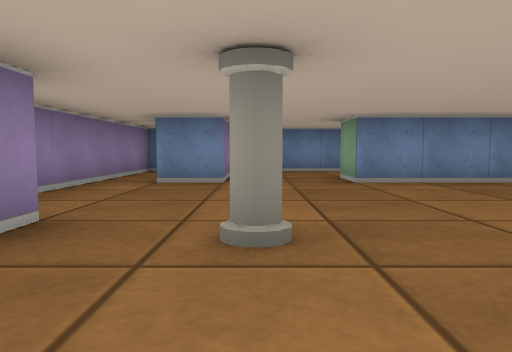
view 1 (above)

14 first-person views from a walk through a cub3D level. The camera is about half as high as the walls, tilts 4° down and sees 70° across. The floor is counted in squares. Each view is taken from the middle of a square. On the plan, view 1 faces up. The plan holds only what a view shows up to about 9 squares ahead; the rest is blank.

view 2
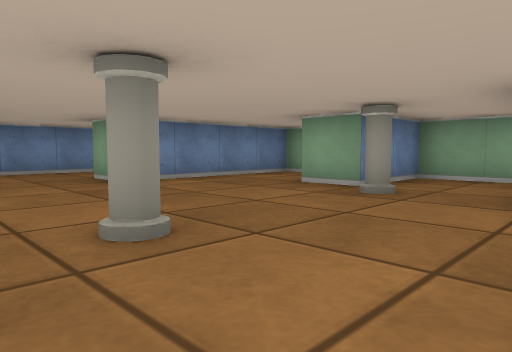

view 3
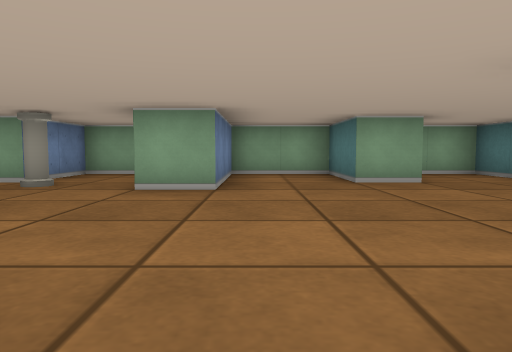

view 4
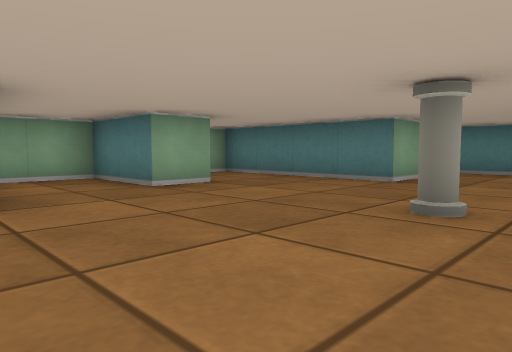

view 5
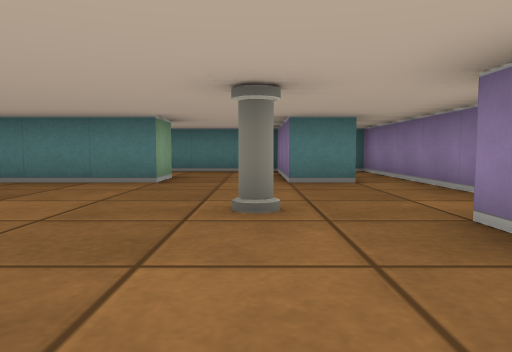

view 6
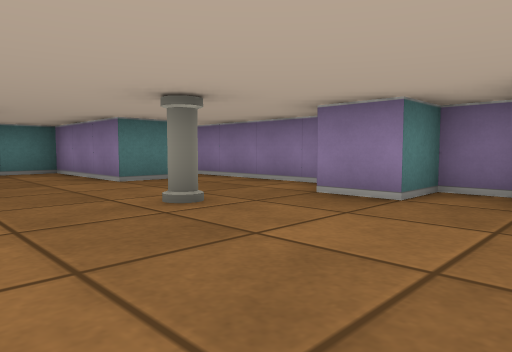

view 7
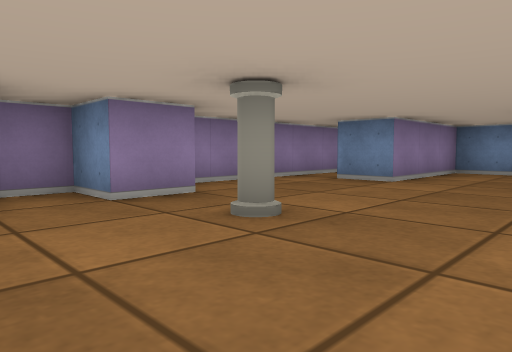

view 8
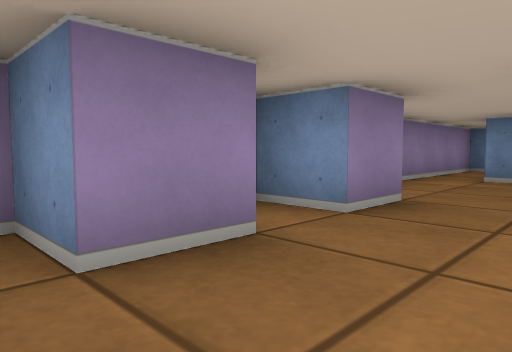

view 9
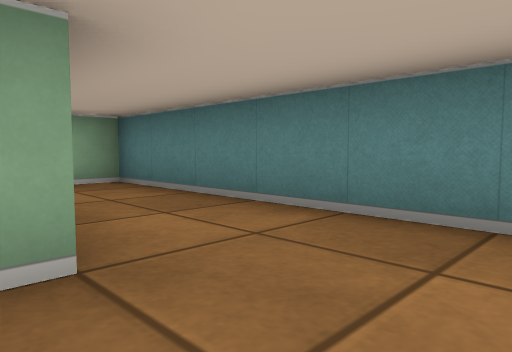

view 10
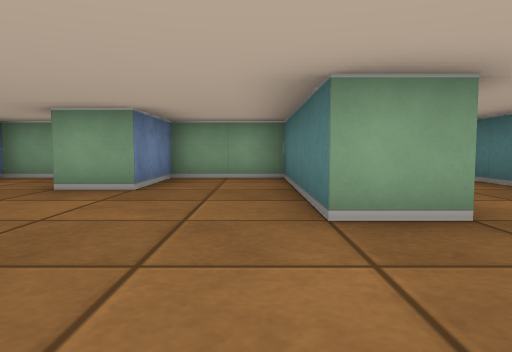

view 11
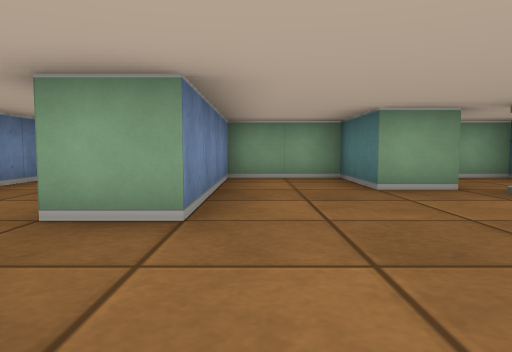

view 12
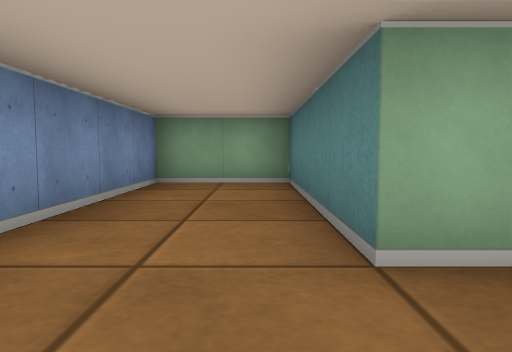

view 13
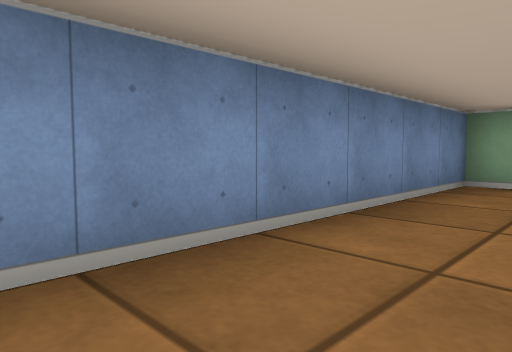

view 14
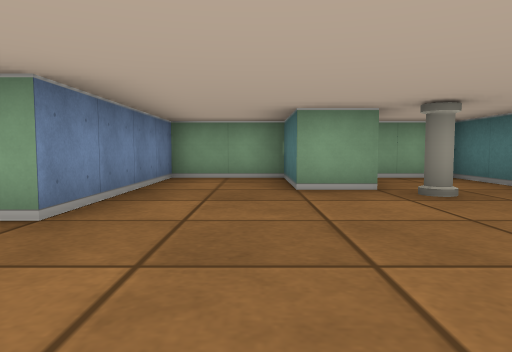

### Floor plan
Points are (right, up) in squares from view 1. A wall is a line through its corners. A room is listed if a view was taken in it or the views show most of it. See-through windows are left out.
Room 1 (views 1, 2, 3, 4, 5, 6, 7, 8, 10, 11, 14)
walls: (-1.5, 0.5) (-1.5, -0.5) (-2.5, -0.5) (-2.5, -1.5) (-1.5, -1.5) (-1.5, -2.5); (3.9, 0.5) (5.5, 0.5) (5.5, 2.5) (3.5, 2.5) (3.5, 3.5) (5.5, 3.5) (5.5, 5.5) (1.5, 5.5); (-1.5, 2.6) (-1.5, 1.5) (-2.5, 1.5) (-2.5, 0.8); (-2.5, -3.1) (-2.5, -8.5); (1.5, -5.5) (5.5, -5.5) (5.5, -3.5) (3.5, -3.5) (3.5, -2.5) (5.5, -2.5) (5.5, -0.5) (2.5, -0.5) (2.5, 0.5); (-0.5, 5.5) (-1.5, 5.5); (-1.6, -5.5) (-0.5, -5.5); (-2.5, 8.5) (-2.5, 3.1)
ways out: opening at (0.5, -6) to room 2; opening at (0.5, 6) to room 3
objects: pillar (0, -3); pillar (0, 2); pillar (3, 2)
Room 2 (view 9)
walls: (1.5, -6.6) (1.5, -5.5); (-0.5, -5.5) (-0.5, -8.5) (5.5, -8.5) (5.5, -7.8)
ways out: opening at (0.5, -6) to room 1
Room 3 (views 12, 13)
walls: (1.5, 5.5) (1.5, 6.5) (5.5, 6.5) (5.5, 8.5) (-0.5, 8.5) (-0.5, 5.5)
ways out: opening at (0.5, 6) to room 1

Where each view was taken, in squares from view 1:
view 1: 0 up, 0 right, facing up
view 2: 0 up, 1 left, facing up-right
view 3: 1 down, 2 left, facing right
view 4: 0 up, 1 left, facing down-right
view 5: 0 up, 0 right, facing down
view 6: 0 up, 2 right, facing down-left
view 7: 0 up, 2 right, facing up-left
view 8: 1 down, 0 right, facing up-left
view 9: 6 down, 0 right, facing down-right
view 10: 5 down, 1 left, facing right
view 11: 5 up, 1 left, facing right
view 12: 7 up, 0 right, facing right
view 13: 7 up, 0 right, facing up-right
view 14: 4 up, 1 left, facing right
